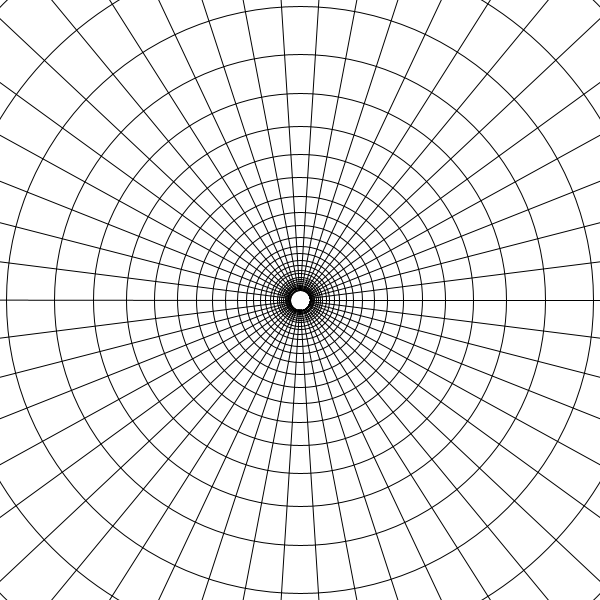
Frame 1 (no input)
Frame 60 (the mouse pressed at the canvas centre just before this capture): identical to frame 1, image omitted
Frame 120 (the mouse held since frame 60 and released just before this capture): identical to frame 1, image omitted

The Processing sketch that drew this single still picture (run headless with seeded random() and noise(); from frame 60 on, the mouse is pressed at the canvas centre):

// Processing sketch: chess_center
// ── chess_center.pde
 //<>//
void setup() {
    size (600,600);

}

void draw() {
    background(255);
    
    
    
    float smallCircle = 20;
    float largestLine = sqrt(width*width+height*height);
    ellipse(width/2, height/2, smallCircle, smallCircle);
    
    int lines = 50;
    int innerCircles = 40;
    int side = max(width, height);
    /*for(float i = largestLine, j = 1; i > smallCircle; i-=largestLine/innerCircles){
      System.out.println(i+"  "+j);
      ellipse(width/2, height/2, i*j, i*j);
    }*/

    for(float i=smallCircle, j=0, k=0; i < largestLine; i+=+j, k++){
      System.out.println(i+"  "+j);
      noFill();
      ellipse(width/2, height/2, i, i);
      j = pow(1.2,k);
    }
    for(float i = 0; i < 2*PI; i+=2*PI/lines) line(width/2+cos(i)*smallCircle/2, height/2+sin(i)*smallCircle/2, width/2+cos(i)*largestLine, width/2+sin(i)*largestLine);
    
    
    

    
    
    
    
}
